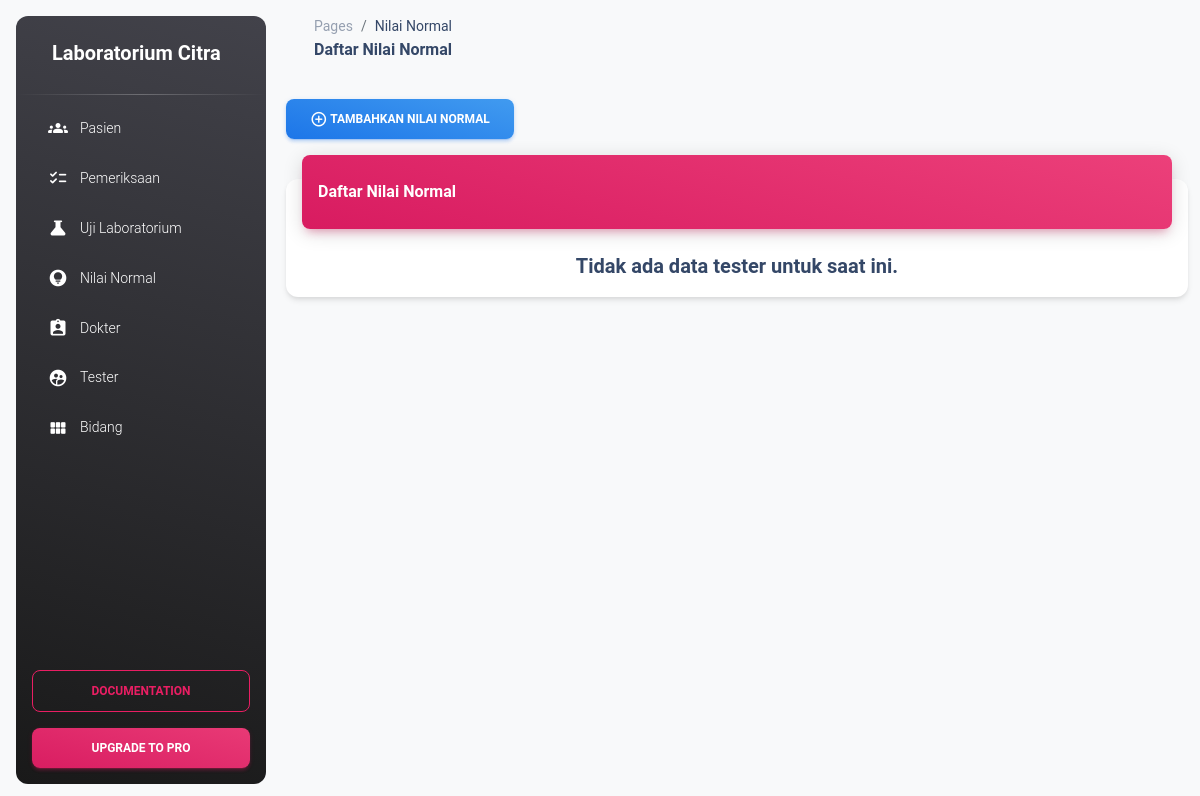
Page /nilai_normal/ on the earlier database version.
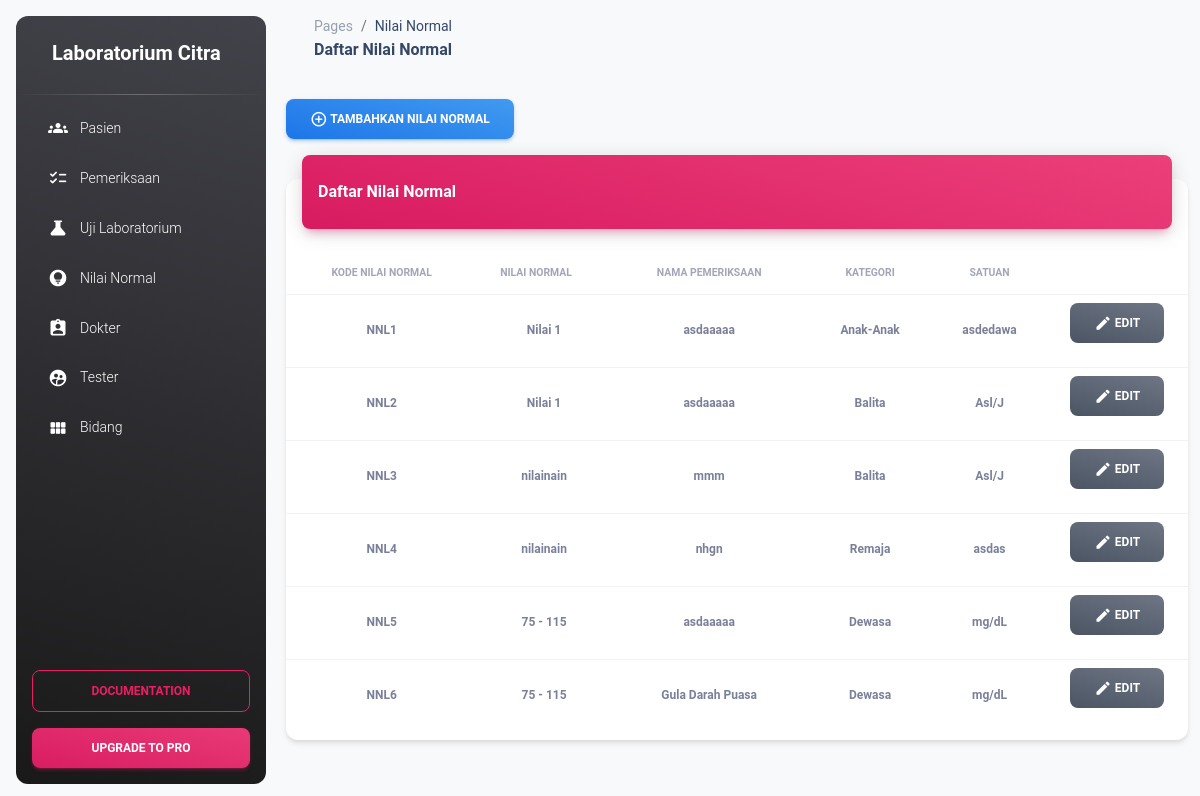
Same page on the later database version.
### nilai_normal/models.py (models this page shows)
class NilaiNormal(models.Model):
    idn = models.CharField(max_length=50)
    id_uji_lab = models.CharField(max_length=50)
    nilai_normal = models.CharField(max_length=100)
    nama_pemeriksaan = models.CharField(max_length=150)
    kategori = models.CharField(max_length=150)
    jenis_kelamin = models.CharField(max_length=50)
    satuan = models.CharField(max_length=150)

### nilai_normal/views.py (the view)
# urls.py: path('', all_nilai_normal, name='all_nilai_normal'),
def all_nilai_normal(request):
    data = NilaiNormal.objects.all()
    data2 = UjiLab.objects.all()
    flag_null = True
    if data.count() != 0:
        flag_null = False
    response["datas"] = data
    response["labs"] = data2
    response["flag_null"] = flag_null
    return render(request, 'lp_nilai_normal.html',response)

### nilai_normal/templates/lp_nilai_normal.html (shortened to what the changed rows need)
{% extends 'layout/base.html' %}
{% load static %}
{% block content %}
    <div>
        <div class="row">
            <div class="col-12">
              <div class="card my-4">
                <div class="card-body px-0 pb-2">
                    {% if flag_null %}
                    <div class="h5 text-center">
                        Tidak ada data tester untuk saat ini.
                    </div>
                    {% else %}
                  <div class="table-responsive p-0">
                    <table id="pasienTable" class="table align-items-center mb-0 table-paginate" cellspacing="0">
                      <thead>
                        <tr>
                          <th class="text-uppercase text-secondary text-xxs font-weight-bolder opacity-7 text-center">Kode Nilai Normal</th>
                          <th class="text-uppercase text-secondary text-xxs font-weight-bolder opacity-7 ps-2 text-center">Nilai Normal</th>
                          <th class="text-center text-uppercase text-secondary text-xxs font-weight-bolder opacity-7 text-center">Nama Pemeriksaan</th>
                          <th class="text-center text-uppercase text-secondary text-xxs font-weight-bolder opacity-7 text-center">Kategori</th>
                          <th class="text-center text-uppercase text-secondary text-xxs font-weight-bolder opacity-7 text-center">Satuan</th>
                          <th class="text-secondary opacity-7"></th>
                        </tr>
                      </thead>
                      <tbody>
                        {% for tmp in datas %}
                        <tr class="text-center">
                          <td class="text-center">
                            <p class="text-xs font-weight-bold mb-0">{{tmp.idn}}</p>
                          </td>
                          <td class="text-center">
                            <p class="text-xs font-weight-bold mb-0">{{tmp.nilai_normal}}</p>
                          </td>
                          <td>
                            <p class="text-xs font-weight-bold mb-0">{{tmp.nama_pemeriksaan}}</p>
                          </td>
                          {% if tmp.kategori == "1" %}
                          <td>
                            <p class="text-xs font-weight-bold mb-0">Balita</p>
                          </td>
                          {% elif tmp.kategori == "2" %}
                          <td>
                            <p class="text-xs font-weight-bold mb-0">Anak-Anak</p>
                          </td>
                          {% elif tmp.kategori == "3" %}
                          <td>
                            <p class="text-xs font-weight-bold mb-0">Remaja</p>
                          </td>
                          {% elif tmp.kategori == "4" %}
                          <td>
                            <p class="text-xs font-weight-bold mb-0">Dewasa</p>
                          </td>
                          {% endif %}
                          <td>
                            <p class="text-xs font-weight-bold mb-0">{{tmp.satuan}}</p>
                          </td>
                          <td class="align-middle text-center">
                            <div>
                              <button type="button" class="btn btn-block bg-gradient-secondary mb-3" data-bs-toggle="modal" data-bs-target="#modal-edit-{{tmp.idn}}">
                                  <i class="material-icons opacity-10">edit</i><span> edit</span></button>
                            </div>
                          </td>
                        </tr>
                        {% endfor %}
                      </tbody>
                    </table>
                  </div>
                  {% endif %}
                </div>
              </div>
            </div>
          </div>
    </div>
{% endblock content %}

Differences in the rows shown:
added NilaiNormal: idn "NNL1", nilai_normal "Nilai 1", nama_pemeriksaan "asdaaaaa", kategori "Anak-Anak", satuan "asdedawa"
added NilaiNormal: idn "NNL2", nilai_normal "Nilai 1", nama_pemeriksaan "asdaaaaa", kategori "Balita", satuan "Asl/J"
added NilaiNormal: idn "NNL3", nilai_normal "nilainain", nama_pemeriksaan "mmm", kategori "Balita", satuan "Asl/J"
added NilaiNormal: idn "NNL4", nilai_normal "nilainain", nama_pemeriksaan "nhgn", kategori "Remaja", satuan "asdas"
added NilaiNormal: idn "NNL5", nilai_normal "75 - 115", nama_pemeriksaan "asdaaaaa", kategori "Dewasa", satuan "mg/dL"
added NilaiNormal: idn "NNL6", nilai_normal "75 - 115", nama_pemeriksaan "Gula Darah Puasa", kategori "Dewasa", satuan "mg/dL"
Other differences:
text no longer shown: "Tidak ada data tester untuk saat ini."
text now shown: "KODE NILAI NORMAL NILAI NORMAL NAMA PEMERIKSAAN KATEGORI SATUAN"
